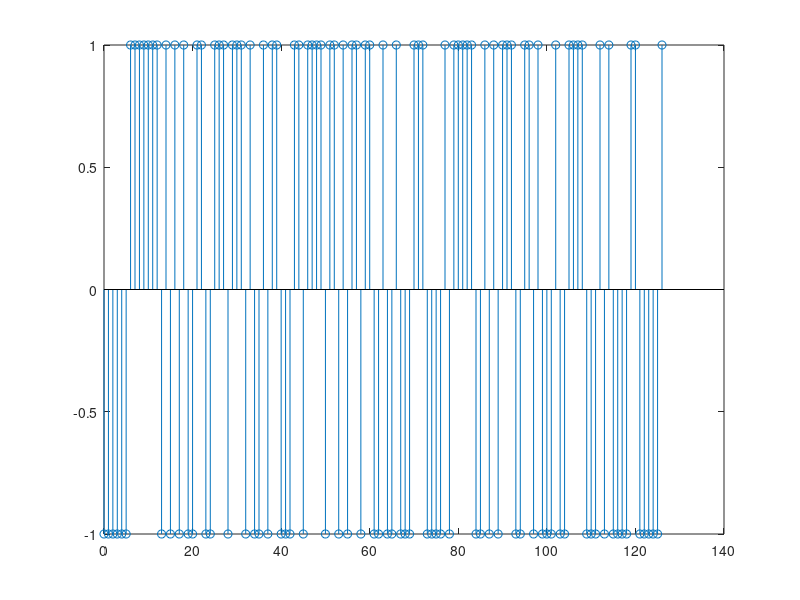

Source code (MATLAB):
function [m127] = M127()

clear all
clf

    register=[1 0 0 0 0 0 0];
    for ri=1:127,
    m127(ri)=register(1,7);
    register(2:7)=register(1:6);
    register(1,1)=rem((register(1,1)+m127(1,ri)),2);
    end
    m127=2*m127-1;
    stem((0:126),m127)

end
